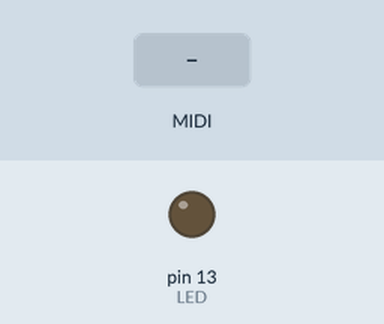
A sketch run on a simulated Arduino Uno, built with avr-gcc and run on an emulated ATmega328P. Parts: output pins drawn as LEDs (lit = HIGH). The test bench sets the inputs (shaded band).

Above: at 1.2 s.
1.3 s: MIDI note 36 received
At 1.45 s:
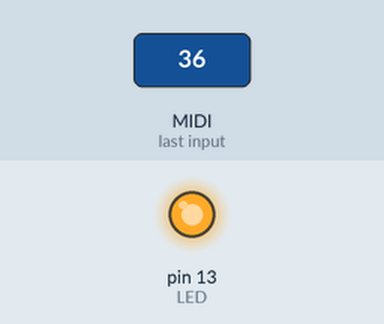
Timing chart, 0 to 4.3 s (numbered marks = the images above; inputs shaded):
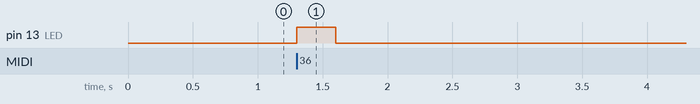

The sketch:

midi-receive-software-serial.ino
```cpp
//modified from code found here: https://www.notesandvolts.com/2015/02/midi-for-arduino-input-test.html
//to use software serial library @JeremySCook 7/2/2024
//Note that pin 13 will not work as serial input, apparenlty per builtin LED

#include <MIDI.h>  // Add Midi Library
#include <SoftwareSerial.h>

#define LED 13    // Arduino Board LED is on Pin 13

SoftwareSerial mySerial(9, 8); // RX, TX - RX (2) used later as no input used
MIDI_CREATE_CUSTOM_INSTANCE(SoftwareSerial, mySerial, midi2, midi::DefaultSettings);

//Create an instance of the library with default name, serial port and settings
//MIDI_CREATE_DEFAULT_INSTANCE();

void setup() {
  pinMode (LED, OUTPUT); // Set Arduino board pin 13 to output
  mySerial.begin(31250); // Initialize the Midi Library.
  // OMNI sets it to listen to all channels.. MIDI.begin(2) would set it
  // to respond to notes on channel 2 only.
  midi2.setHandleNoteOn(MyHandleNoteOn); // This is important!! This command
  // tells the Midi Library which function you want to call when a NOTE ON command
  // is received. In this case it's "MyHandleNoteOn".
  midi2.setHandleNoteOff(MyHandleNoteOff); // This command tells the Midi Library
  // to call "MyHandleNoteOff" when a NOTE OFF command is received.
}

void loop() { // Main loop
  midi2.read(); // Continuously check if Midi data has been received.
}

// MyHandleNoteON is the function that will be called by the Midi Library
// when a MIDI NOTE ON message is received.
// It will be passed bytes for Channel, Pitch, and Velocity
void MyHandleNoteOn(byte channel, byte pitch, byte velocity) {
  digitalWrite(LED,HIGH);  //Turn LED on
}

// MyHandleNoteOFF is the function that will be called by the Midi Library
// when a MIDI NOTE OFF message is received.
// * A NOTE ON message with Velocity = 0 will be treated as a NOTE OFF message *
// It will be passed bytes for Channel, Pitch, and Velocity
void MyHandleNoteOff(byte channel, byte pitch, byte velocity) {
  digitalWrite(LED,LOW);  //Turn LED off
}
```

Measured:
- after the input at 1.3 s, pin 13 (LED): LOW → HIGH at once, → LOW 0.30 s later
